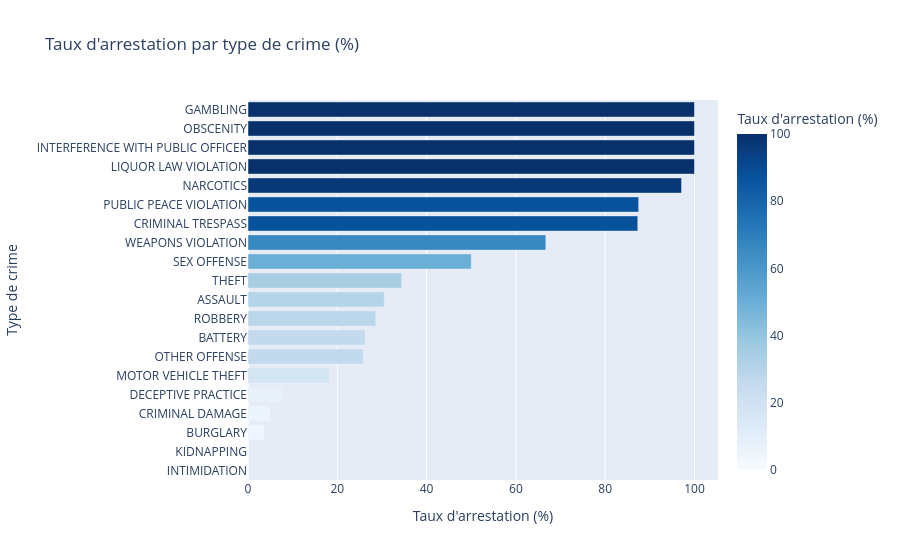

The notebook cell saved with this chart:
### Markdown cell above
##  Requête 1b — Arrestations par ward

On filtre les incidents ayant donné lieu à une arrestation (`Arrest == True`) et on les agrège par ward pour identifier les circonscriptions les plus actives.

### Code cell
arrest_rate = (
    df.groupby("Primary Type")
    .agg(total=("Arrest", "count"), arrested=("Arrest", "sum"))
    .reset_index()
)
arrest_rate["taux"] = (arrest_rate["arrested"] / arrest_rate["total"] * 100).round(1)
arrest_rate = arrest_rate.sort_values("taux", ascending=False)

fig2 = px.bar(
    arrest_rate,
    x="taux",
    y="Primary Type",
    orientation="h",
    title="Taux d'arrestation par type de crime (%)",
    color="taux",
    color_continuous_scale="blues",
    labels={"taux": "Taux d'arrestation (%)", "Primary Type": "Type de crime"}
)
fig2.update_layout(yaxis={"categoryorder": "total ascending"})
fig2.show()

### Figure 1 — Plotly figure (JSON) as saved in the notebook; plotly's stock layout.template omitted (floating-point values rounded to 4 significant figures)
{"data": [{"hovertemplate": "Taux d'arrestation (%)=%{marker.color}<br>Type de crime=%{y}<extra></extra>", "legendgroup": "", "marker": {"color": [100.0, 100.0, 100.0, 100.0, 97.1, 87.5, 87.3, 66.7, 50.0, 34.4, 30.5, 28.6, 26.2, 25.8, 18.2, 7.6, 5.0, 3.6, 0.0, 0.0], "coloraxis": "coloraxis", "pattern": {"shape": ""}}, "name": "", "orientation": "h", "showlegend": false, "textposition": "auto", "type": "bar", "x": [100.0, 100.0, 100.0, 100.0, 97.1, 87.5, 87.3, 66.7, 50.0, 34.4, 30.5, 28.6, 26.2, 25.8, 18.2, 7.6, 5.0, 3.6, 0.0, 0.0], "xaxis": "x", "y": ["LIQUOR LAW VIOLATION", "INTERFERENCE WITH PUBLIC OFFICER", "OBSCENITY", "GAMBLING", "NARCOTICS", "PUBLIC PEACE VIOLATION", "CRIMINAL TRESPASS", "WEAPONS VIOLATION", "SEX OFFENSE", "THEFT", "ASSAULT", "ROBBERY", "BATTERY", "OTHER OFFENSE", "MOTOR VEHICLE THEFT", "DECEPTIVE PRACTICE", "CRIMINAL DAMAGE", "BURGLARY", "INTIMIDATION", "KIDNAPPING"], "yaxis": "y"}], "layout": {"barmode": "relative", "coloraxis": {"colorbar": {"title": {"text": "Taux d'arrestation (%)"}}, "colorscale": [[0, "rgb(247,251,255)"], [0.125, "rgb(222,235,247)"], [0.25, "rgb(198,219,239)"], [0.375, "rgb(158,202,225)"], [0.5, "rgb(107,174,214)"], [0.625, "rgb(66,146,198)"], [0.75, "rgb(33,113,181)"], [0.875, "rgb(8,81,156)"], [1, "rgb(8,48,107)"]]}, "legend": {"tracegroupgap": 0}, "title": {"text": "Taux d'arrestation par type de crime (%)"}, "xaxis": {"anchor": "y", "domain": [0, 1], "title": {"text": "Taux d'arrestation (%)"}}, "yaxis": {"anchor": "x", "categoryorder": "total ascending", "domain": [0, 1], "title": {"text": "Type de crime"}}}}
